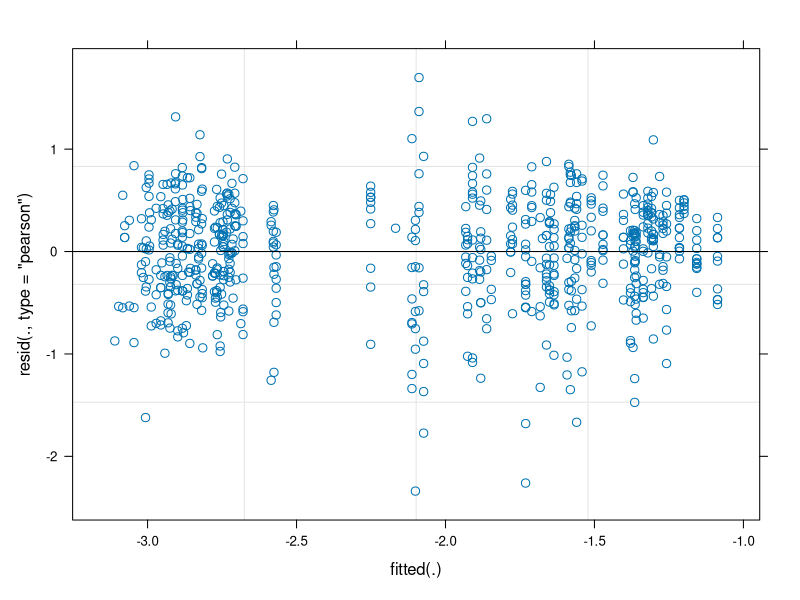

Generate this figure with R: (Note: this script raises an error after producing the figure.)
library(ggplot2)
library(lme4)
library(nlme)
library(lsmeans)
library(lubridate)
library(multcompView)
library(car)

setwd("D:/Iowa State University/Debinski Lab/Nectar data/MAL")

bucksug15 <- read.csv("nectar analysis/data files/bucksugar15.csv", header = T)
bucksug16 <- read.csv("nectar analysis/data files/bucksugar16.csv", header = T)
bucksugboth <- rbind(bucksug15,bucksug16)
rm(bucksug15)
rm(bucksug16)

bucksugboth$lnmass <- log(bucksugboth$mass)
bucksugboth$year <- as.factor(year(bucksugboth$date))

cellN <- with(bucksugboth, table(treatment, year))
cellN

cellMean <- with(bucksugboth, tapply(mass, list(treatment, year), mean))
cellMean

modlnmass <- lmer(lnmass ~ treatment * year + (1|plot) + (1|year:date), data = bucksugboth)
summary(modlnmass)

buck.mass <- emmeans::emmeans(modlnmass, c("treatment", "year"), type='response')
emmeans::joint_tests(buck.mass)

plot(modlnmass)
inflmass <- influence(modlnmass, obs = T)
plot(inflmass, which = "cook", main = "Buckwheat mass")

mass.grid <- ref.grid(modlnmass)
summary(mass.grid)

mass.treat <- lsmeans(mass.grid, "treatment")
pairs(mass.treat)

mass.year <- lsmeans(mass.grid, "year")
pairs(mass.year)

int.mass <- pairs(mass.grid, by = "year")
int.masstable <- update(int.mass, by = NULL)
int.masstable

test(pairs(int.masstable), joint = T)

Anova(modlnmass, type = 3)
